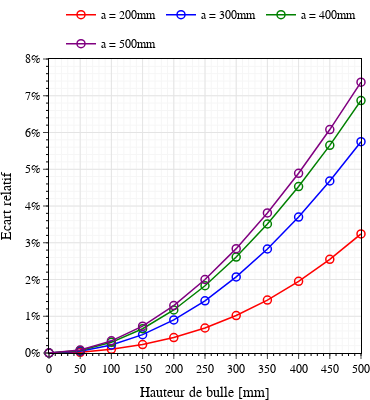

This figure's notebook cell:
### Code cell
fig = go.Figure()
fig.update_layout(width=370,height = 400,plot_bgcolor='white',margin=dict(l=0, r=00, t=0, b=0),legend=dict(x=1.0,y=1.2,xanchor="right",orientation="h"),font=dict(family='Linux Libertine',color='black'),coloraxis_showscale=False)
fig.update_xaxes(title_text="Hauteur de bulle [mm]",range=[0,500],tickvals = np.arange(0,550,50),
                 showline=True,showgrid=True,gridcolor='rgb(228,228,228)',linecolor='black',mirror=True,tickson="boundaries",minor=dict(ticklen=2, tickcolor="black",nticks=20, tickmode='auto', showgrid=True),ticks="outside")
fig.update_yaxes(title_text="Ecart relatif",range=[0,0.08],tickvals = np.arange(0,1,0.01),tickformat=".0%",
                 showline=True,showgrid=True,gridcolor='rgb(228,228,228)',linecolor='black',mirror=True,tickson="boundaries",minor=dict(ticklen=2, tickcolor="black", nticks=10, showgrid=True),tickmode = 'array',ticks="outside",
                 )
show = False
col = ['red','blue','green','purple']
for k in range(len(a_bulle)):
    a = a_bulle[k]
    d = data[data['a bulle'] == a]
    fig.add_trace(go.Scatter(
            x=h_bulle,y=d['S+']/100,
            mode='lines+markers',
            name="a = {}mm".format(a),
            line=dict(width=1.5,color=col[k]),showlegend=True,legendgroup=str(a),
            marker_symbol=100,marker_line_color=col[k], marker_color=col[k],marker_line_width=1.5, marker_size=8,
        ))
fig.update_traces(cliponaxis=False)

fig.write_image("plot.pdf")

fig.show()

### Figure 1 — Plotly figure (JSON) as saved in the notebook; plotly's stock layout.template omitted (floating-point values rounded to 4 significant figures)
{"data": [{"cliponaxis": false, "legendgroup": "200", "line": {"color": "red", "width": 1.5}, "marker": {"color": "red", "line": {"color": "red", "width": 1.5}, "size": 8, "symbol": 100}, "mode": "lines+markers", "name": "a = 200mm", "showlegend": true, "type": "scatter", "x": [0, 50, 100, 150, 200, 250, 300, 350, 400, 450, 500], "y": [0, 0.0002, 0.001, 0.0023, 0.0042, 0.0068, 0.0102, 0.0144, 0.0195, 0.0255, 0.0324]}, {"cliponaxis": false, "legendgroup": "300", "line": {"color": "blue", "width": 1.5}, "marker": {"color": "blue", "line": {"color": "blue", "width": 1.5}, "size": 8, "symbol": 100}, "mode": "lines+markers", "name": "a = 300mm", "showlegend": true, "type": "scatter", "x": [0, 50, 100, 150, 200, 250, 300, 350, 400, 450, 500], "y": [0, 0.0005, 0.0022, 0.005, 0.009, 0.0142, 0.0207, 0.0283, 0.037, 0.0468, 0.0575]}, {"cliponaxis": false, "legendgroup": "400", "line": {"color": "green", "width": 1.5}, "marker": {"color": "green", "line": {"color": "green", "width": 1.5}, "size": 8, "symbol": 100}, "mode": "lines+markers", "name": "a = 400mm", "showlegend": true, "type": "scatter", "x": [0, 50, 100, 150, 200, 250, 300, 350, 400, 450, 500], "y": [0, 0.0007, 0.0029, 0.0066, 0.0117, 0.0183, 0.0261, 0.0351, 0.0453, 0.0565, 0.0687]}, {"cliponaxis": false, "legendgroup": "500", "line": {"color": "purple", "width": 1.5}, "marker": {"color": "purple", "line": {"color": "purple", "width": 1.5}, "size": 8, "symbol": 100}, "mode": "lines+markers", "name": "a = 500mm", "showlegend": true, "type": "scatter", "x": [0, 50, 100, 150, 200, 250, 300, 350, 400, 450, 500], "y": [0, 0.0008, 0.0033, 0.0073, 0.0129, 0.02, 0.0284, 0.0381, 0.0489, 0.0608, 0.0737]}], "layout": {"coloraxis": {"showscale": false}, "font": {"color": "black", "family": "Linux Libertine"}, "height": 400, "legend": {"orientation": "h", "x": 1, "xanchor": "right", "y": 1.2}, "margin": {"b": 0, "l": 0, "r": 0, "t": 0}, "plot_bgcolor": "white", "width": 370, "xaxis": {"gridcolor": "rgb(228,228,228)", "linecolor": "black", "minor": {"nticks": 20, "showgrid": true, "tickcolor": "black", "ticklen": 2, "tickmode": "auto"}, "mirror": true, "range": [0, 500], "showgrid": true, "showline": true, "ticks": "outside", "tickson": "boundaries", "tickvals": [0, 50, 100, 150, 200, 250, 300, 350, 400, 450, 500], "title": {"text": "Hauteur de bulle [mm]"}}, "yaxis": {"gridcolor": "rgb(228,228,228)", "linecolor": "black", "minor": {"nticks": 10, "showgrid": true, "tickcolor": "black", "ticklen": 2}, "mirror": true, "range": [0, 0.08], "showgrid": true, "showline": true, "tickformat": ".0%", "tickmode": "array", "ticks": "outside", "tickson": "boundaries", "tickvals": [0, 0.01, 0.02, 0.03, 0.04, 0.05, 0.06, 0.07, 0.08, 0.09, 0.1, 0.11, 0.12, 0.13, 0.14, 0.15, 0.16, 0.17, 0.18, 0.19, 0.2, 0.21, 0.22, 0.23, 0.24, 0.25, 0.26, 0.27, 0.28, 0.29, 0.3, 0.31, 0.32, 0.33, 0.34, 0.35, 0.36, 0.37, 0.38, 0.39, 0.4, 0.41, 0.42, 0.43, 0.44, 0.45, 0.46, 0.47, 0.48, 0.49, 0.5, 0.51, 0.52, 0.53, 0.54, 0.55, 0.56, 0.57, 0.58, 0.59, 0.6, 0.61, 0.62, 0.63, 0.64, 0.65, 0.66, 0.67, 0.68, 0.69, 0.7, 0.71, 0.72, 0.73, 0.74, 0.75, 0.76, 0.77, 0.78, 0.79, 0.8, 0.81, 0.82, 0.83, 0.84, 0.85, 0.86, 0.87, 0.88, 0.89, 0.9, 0.91, 0.92, 0.93, 0.94, 0.95, 0.96, 0.97, 0.98, 0.99], "title": {"text": "Ecart relatif"}}}}
